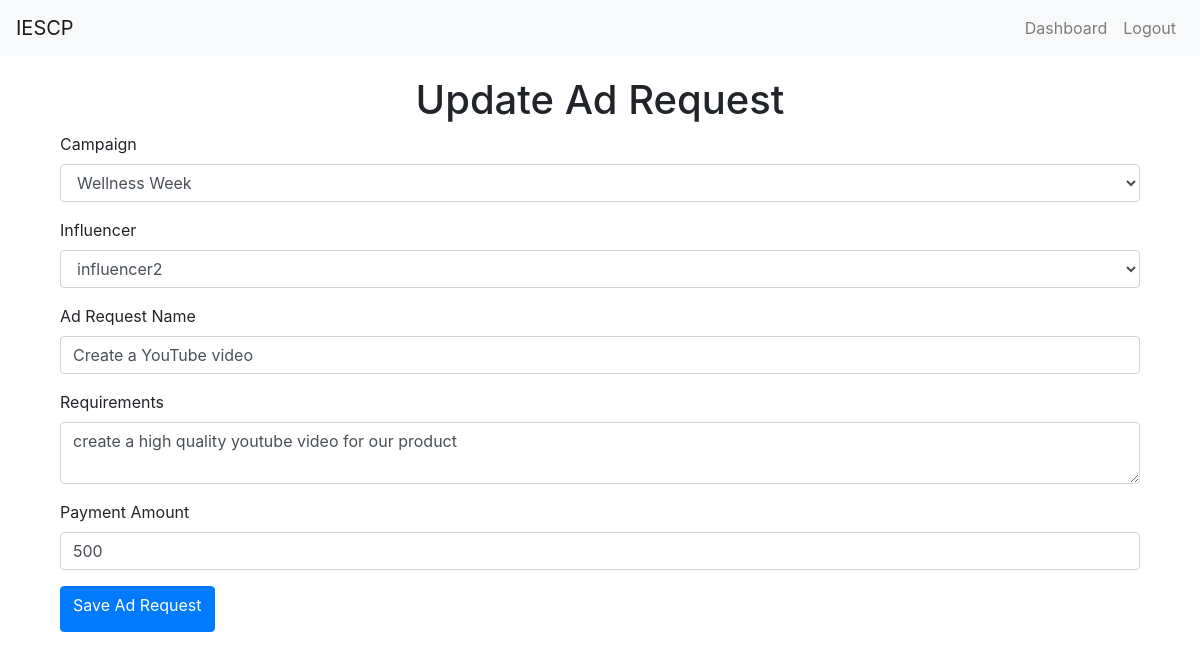
Screenshot of /ad_request/3/update (signed in) with the database file from the repository.
### app.py (models this page shows, shortened)
class AdRequest(db.Model):
    id = db.Column(db.Integer, primary_key=True)
    campaign_id = db.Column(db.Integer, db.ForeignKey('campaign.id', ondelete='CASCADE'), nullable=False)
    influencer_id = db.Column(db.Integer, db.ForeignKey('user.id', ondelete='CASCADE'), nullable=False)
    name = db.Column(db.String(100), nullable=False)
    requirements = db.Column(db.Text)
    payment_amount = db.Column(db.Integer)
    negotiation_comment = db.Column(db.Text, nullable=True)
    status = db.Column(db.String(20), nullable=False, default='Requested')
    flagged = db.Column(db.Boolean, default=False)

### app.py (the view)
@app.route('/ad_request/<int:ad_request_id>/update', methods=['GET', 'POST'])
@login_required
def update_ad_request(ad_request_id):
    ad_request = AdRequest.query.get_or_404(ad_request_id)
    if ad_request.campaign.owner != current_user:
        flash('Access unauthorized!', 'danger')
        return redirect(url_for('index'))
    form = AdRequestForm()
    form.campaign_id.choices = [(campaign.id, campaign.name) for campaign in current_user.campaigns]
    form.influencer_id.choices = [(influencer.id, influencer.username) for influencer in User.query.filter_by(role='influencer').all()]
    if form.validate_on_submit():
        ad_request.campaign_id = form.campaign_id.data
        ad_request.influencer_id = form.influencer_id.data
        ad_request.name = form.name.data
        ad_request.requirements = form.requirements.data
        ad_request.payment_amount = form.payment_amount.data
        ad_request.status = 'Requested'  # Reset the status to 'Requested'
        db.session.commit()
        flash('Your ad request has been updated and marked as Requested.', 'success')
        return redirect(url_for('sponsor_dashboard'))
    elif request.method == 'GET':
        form.campaign_id.data = ad_request.campaign_id
        form.influencer_id.data = ad_request.influencer_id
        form.name.data = ad_request.name
        form.requirements.data = ad_request.requirements
        form.payment_amount.data = ad_request.payment_amount
    return render_template('create_ad_request.html', form=form, legend='Update Ad Request')

### app.py
class AdRequestForm(FlaskForm):
    campaign_id = SelectField('Campaign', coerce=int, validators=[DataRequired()])
    influencer_id = SelectField('Influencer', coerce=int, validators=[DataRequired()])
    name = StringField('Ad Request Name', validators=[DataRequired()])
    requirements = TextAreaField('Requirements', validators=[DataRequired()])
    payment_amount = FloatField('Payment Amount', validators=[DataRequired()])
    negotiation_comment = TextAreaField('Negotiation Comment', validators=[Optional()])
    submit = SubmitField('Save Ad Request')

### app.py (called while the page is built)
@login_manager.user_loader
def load_user(user_id):
    return User.query.get(int(user_id))

### templates/create_ad_request.html (shortened to what this page needs)
{% extends "layout.html" %}
{% block content %}
<div class="container">
    <h1 class="text-center">{{ legend }}</h1>
    <form method="POST">
        <div class="form-group">
            {{ form.campaign_id.label(class="form-label") }}
            {{ form.campaign_id(class="form-control") }}
        </div>
        <div class="form-group">
            {{ form.influencer_id.label(class="form-label") }}
            {{ form.influencer_id(class="form-control") }}
        </div>
        <div class="form-group">
            {{ form.name.label(class="form-label") }}
            {{ form.name(class="form-control") }}
        </div>
        <div class="form-group">
            {{ form.requirements.label(class="form-label") }}
            {{ form.requirements(class="form-control") }}
        </div>
        <div class="form-group">
            {{ form.payment_amount.label(class="form-label") }}
            {{ form.payment_amount(class="form-control") }}
        </div>
        <button type="submit" class="btn btn-primary">{{ form.submit.label }}</button>
    </form>
</div>
{% endblock %}

### templates/layout.html (style rules this page uses)
.container { margin-top: 20px; }

### rows the page displays
AdRequest: campaign_id "Wellness Week", influencer_id "influencer2", name "Create a YouTube video", requirements "create a high quality youtube video for our product", payment_amount "500"

### other values shown
{{ legend }} "Update Ad Request"
